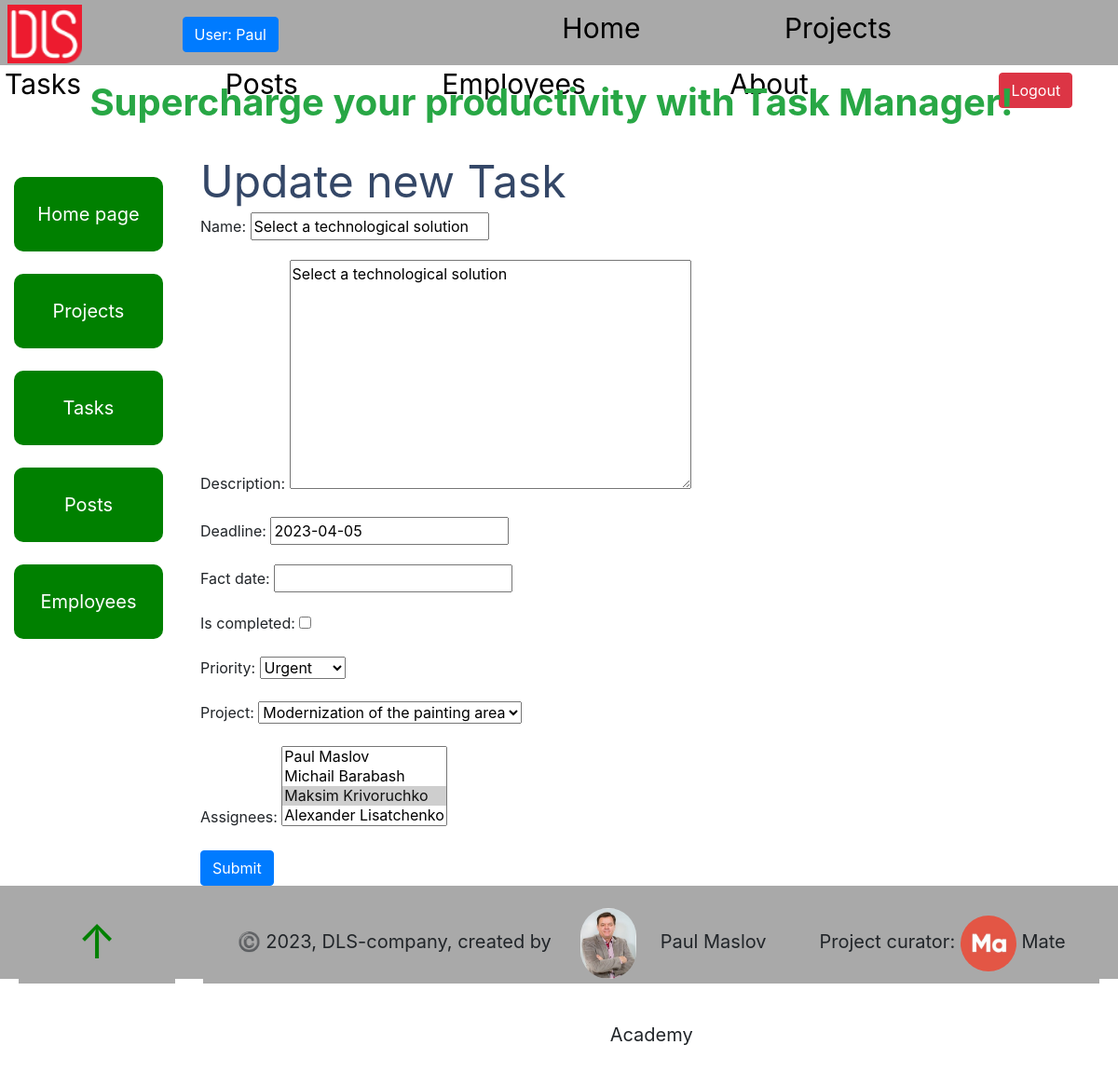
Before: /tasks/5/update/ (signed in) with the older database file.
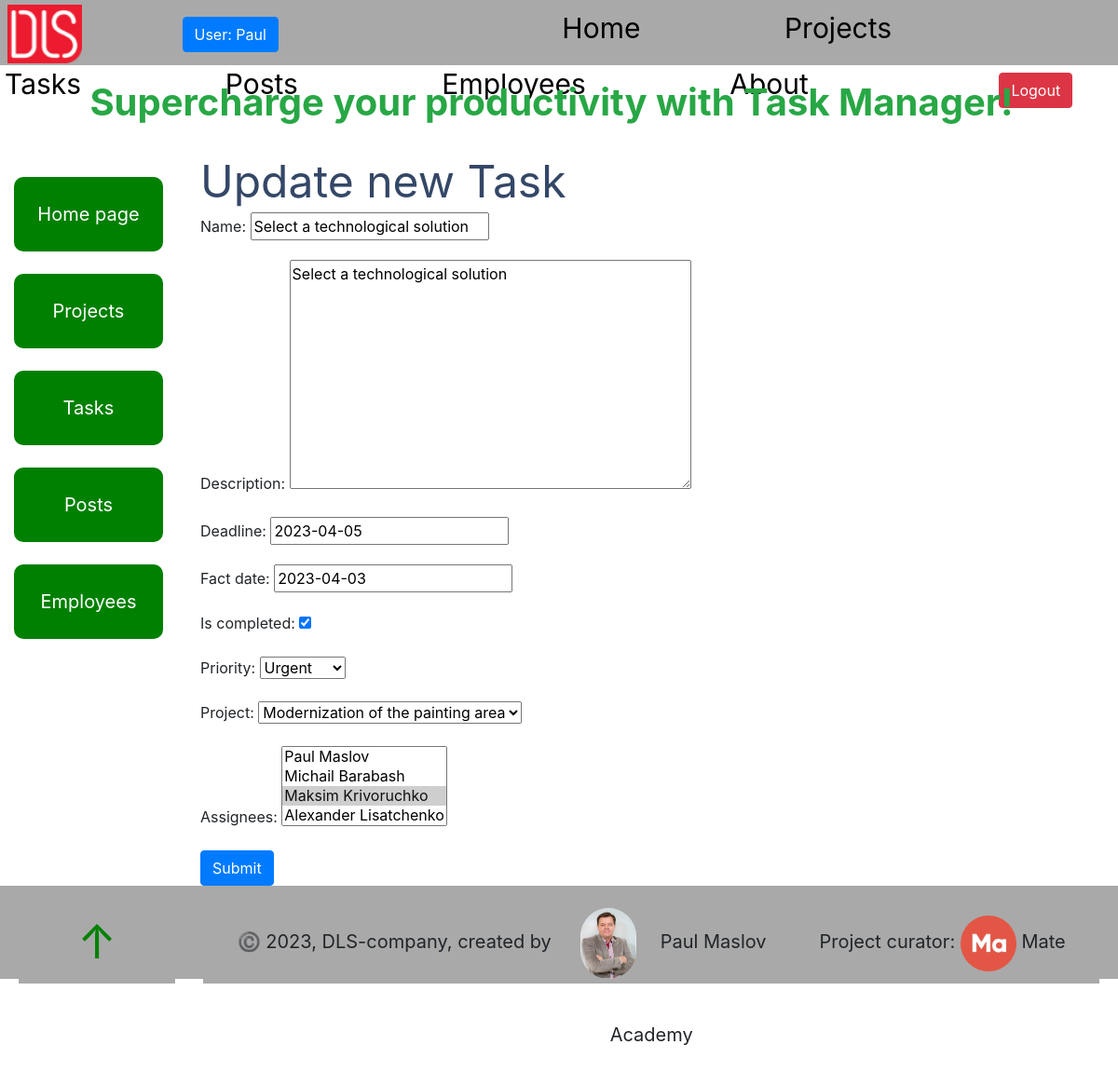
After: the same page with the newer database file.
### task_manager/models.py (models this page shows, shortened)
class Task(models.Model):
    PRIORITY_CHOICES = (
        ("A", "Urgent"),
        ("B", "No_delay"),
        ("C", "Need"),
    )
    name = models.CharField(max_length=255)
    description = models.TextField(null=True, blank=True)
    created_time = models.DateTimeField(auto_now_add=True)
    deadline = models.DateField(null=True, blank=True)
    fact_date = models.DateField(null=True, blank=True)
    is_completed = models.BooleanField()
    priority = models.CharField(
        max_length=1,
        choices=PRIORITY_CHOICES,
        default="B"
    )
    project = models.ForeignKey(
        Project,
        on_delete=models.CASCADE,
        related_name="task"
    )
    assignees = models.ManyToManyField(Employee, related_name="task")
    class Meta:
        ordering = ["deadline", "priority"]

class Project(models.Model):
    name = models.CharField(max_length=255)
    description = models.TextField(null=True, blank=True)
    created_time = models.DateTimeField(auto_now_add=True)
    deadline = models.DateField(null=True, blank=True)
    fact_date = models.DateField(null=True, blank=True)
    is_completed = models.BooleanField()
    owner = models.ForeignKey(
        Employee,
        on_delete=models.CASCADE,
        related_name="project",
    )
    team = models.ForeignKey(
        Team,
        on_delete=models.CASCADE,
    )
    project_type = models.ForeignKey(
        ProjectType,
        on_delete=models.CASCADE,
    )
    class Meta:
        ordering = ["deadline"]
    def __str__(self) -> str:
        return self.name

### task_manager/views.py (the view)
class TaskUpdateView(LoginRequiredMixin, generic.UpdateView):
    model = Task
    fields = "__all__"
    success_url = reverse_lazy("task_manager:task-list")

### task_manager/models.py (called while the page is built)
    def __str__(self):
        return f"{self.first_name} {self.last_name}"

### templates/task_manager/task_form.html (shortened to what this page needs)
{% extends "base.html" %}
{% block content %}
  <h1>{{ object|yesno:"Update,Create" }} new Task</h1>
  <form action="" method="post" novalidate>
    {{ form.as_p }}
    <input class="btn btn-primary" type="submit" value="Submit">
  </form>
{% endblock %}

Changed rows visible on the page:
changed Task "Select a technological solution": fact_date (not shown) → "2023-04-03"; is_completed "☐" → "☑"
